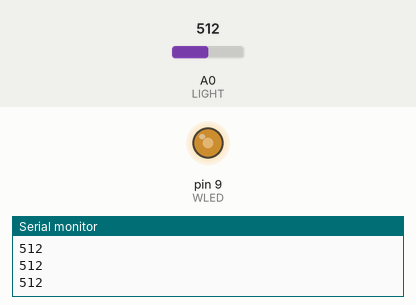
A sketch run on a simulated Arduino Uno, built with avr-gcc and run on an emulated ATmega328P. On the bench: output pins drawn as LEDs (lit = HIGH), the last lines printed to the serial monitor. The inputs (shaded band) are chosen by the test bench; at power-on: A0 (LIGHT) = 512.

Above: at 1.2 s.
1.3 s: A0 (LIGHT) set to 716
At 2.5 s:
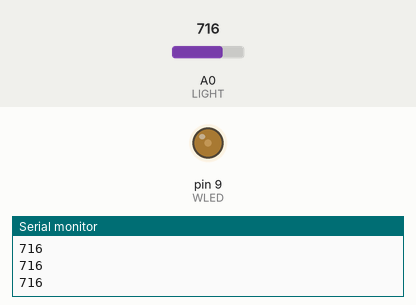
2.8 s: A0 (LIGHT) set to 900
At 3.9 s:
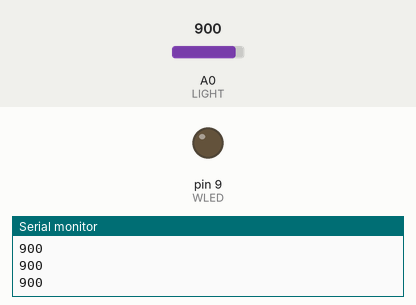
4.3 s: A0 (LIGHT) set to 882
At 4.9 s:
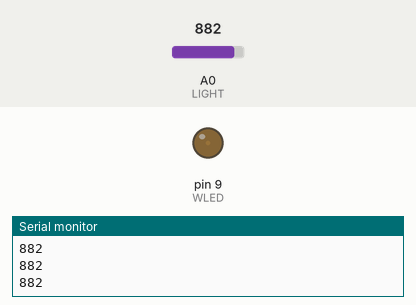
5.8 s: A0 (LIGHT) set to 306
At 6.2 s:
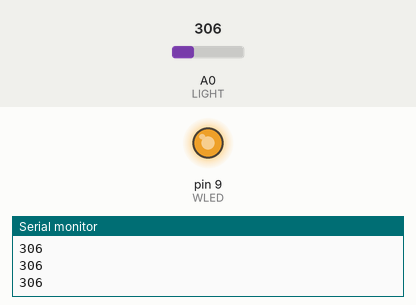
7.3 s: A0 (LIGHT) set to 511
At 8.4 s:
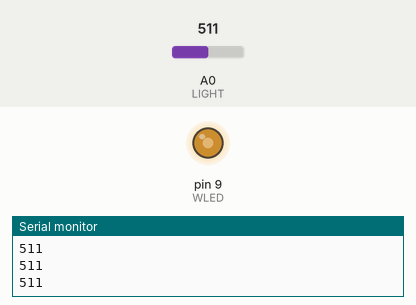
8.8 s: A0 (LIGHT) set to 910
At 9.7 s:
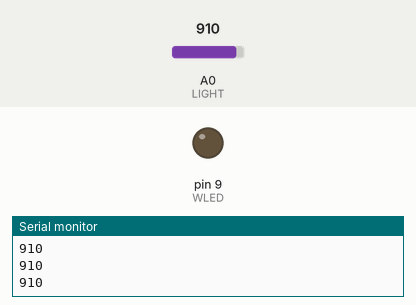
Timing chart, 0 to 11.3 s (numbered marks = the images above; inputs shaded):
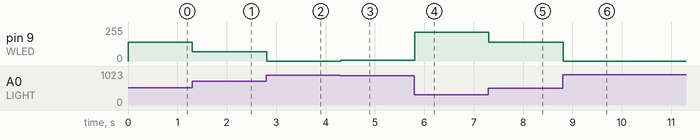

Measured:
- after the input at 1.3 s, pin 9 (WLED): 142/255 → 68/255 at once
- after the input at 2.8 s, pin 9 (WLED): 68/255 → 0/255 at once
- after the input at 4.3 s, pin 9 (WLED): 0/255 → 7/255 at once
- after the input at 5.8 s, pin 9 (WLED): 7/255 → 217/255 at once
- after the input at 7.3 s, pin 9 (WLED): 217/255 → 142/255 at once
- after the input at 8.8 s, pin 9 (WLED): 142/255 → 0/255 at once

The sketch:

6_s12_photoresistor_nightlight.ino
```cpp
// (licence header left out)
// Automatic Night Light

const int WLED=9;        // White LED Anode on pin 9 (PWM)
const int LIGHT=0;       // Light Sensor on Analog Pin 0
const int MIN_LIGHT=200; // Minimum Expected light value
const int MAX_LIGHT=900; // Maximum Expected Light value
int val = 0;             // Variable to hold the analog reading

void setup()
{
  pinMode(WLED, OUTPUT); // Set White LED pin as output
  Serial.begin(9600);
}

void loop()
{
  val = analogRead(LIGHT);                      // Read the light sensor
  Serial.println(val);
  val = map(val, MIN_LIGHT, MAX_LIGHT, 255, 0); // Map the light reading
  val = constrain(val, 0, 255);                 // Constrain light value
  analogWrite(WLED, val);                       // Control the White LED
}
```
